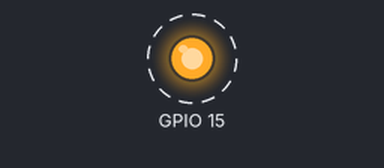
Bench run of a program on a simulated Raspberry Pi (BCM pin numbers). Parts: output pins drawn as LEDs (lit = HIGH). Dashed ring = blinking.

Above: at 0.5 s.
Timing chart, 0 to 4.6 s (numbered marks = the images above):
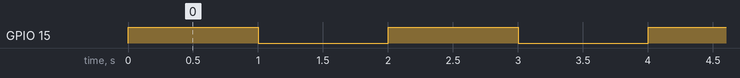

The program:

vGrh.py
```python
import RPi.GPIO as GPIO # IMPORTANT: remember to change the gpio pin (18) also it needs to be programmed in Thonny Python IDE
import time #used in raspberry pi model 4

GPIO.setwarnings(False) #NOTE: raspberry pi could be updated, and you might need to change your code
GPIO.setmode(GPIO.BCM)
GPIO.setup(15, GPIO.OUT)


while True:
      GPIO.output(15, True)
      time.sleep(1)
      GPIO.output(15, False)
      time.sleep(1)
```

Measured:
- by itself, GPIO 15: alternates HIGH for 1.0 s and LOW for 1.0 s
